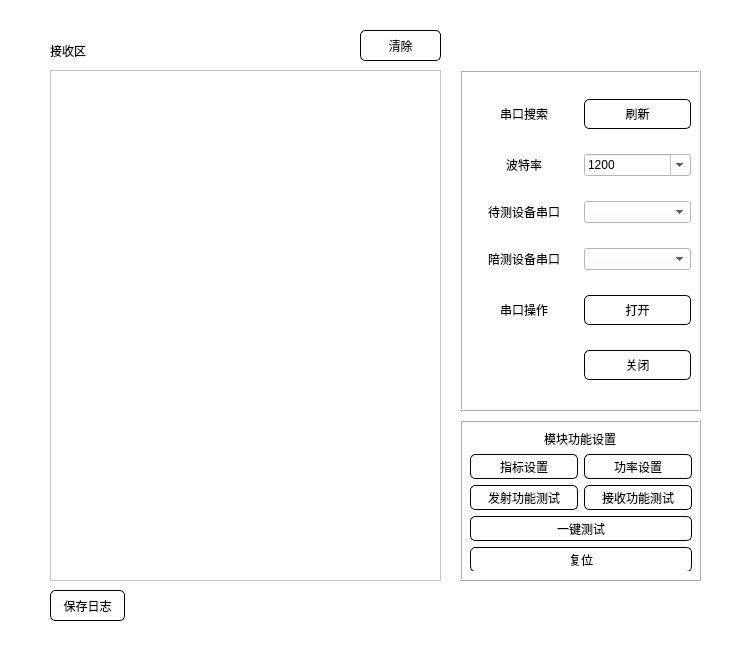
<?xml version="1.0" encoding="UTF-8"?>
<ui version="4.0">
 <class>ModelTestHelper</class>
 <widget class="QWidget" name="ModelTestHelper">
  <property name="windowModality">
   <enum>Qt::NonModal</enum>
  </property>
  <property name="geometry">
   <rect>
    <x>0</x>
    <y>0</y>
    <width>755</width>
    <height>652</height>
   </rect>
  </property>
  <property name="minimumSize">
   <size>
    <width>755</width>
    <height>652</height>
   </size>
  </property>
  <property name="maximumSize">
   <size>
    <width>755</width>
    <height>652</height>
   </size>
  </property>
  <property name="font">
   <font>
    <family>方正兰亭中黑_GBK</family>
    <pointsize>9</pointsize>
    <weight>50</weight>
    <italic>false</italic>
    <bold>false</bold>
   </font>
  </property>
  <property name="cursor">
   <cursorShape>ArrowCursor</cursorShape>
  </property>
  <property name="mouseTracking">
   <bool>false</bool>
  </property>
  <property name="windowTitle">
   <string>模组测试工具</string>
  </property>
  <property name="styleSheet">
   <string notr="true">color: rgb(0, 0, 0);
background-color: rgb(255, 255, 255);
font: 9pt &quot;方正兰亭中黑_GBK&quot;;
            </string>
  </property>
  <widget class="QLabel" name="label">
   <property name="geometry">
    <rect>
     <x>50</x>
     <y>40</y>
     <width>41</width>
     <height>21</height>
    </rect>
   </property>
   <property name="text">
    <string>接收区</string>
   </property>
  </widget>
  <widget class="QPushButton" name="ClearButton">
   <property name="geometry">
    <rect>
     <x>360</x>
     <y>30</y>
     <width>81</width>
     <height>31</height>
    </rect>
   </property>
   <property name="font">
    <font>
     <family>方正兰亭中黑_GBK</family>
     <pointsize>9</pointsize>
     <weight>50</weight>
     <italic>false</italic>
     <bold>false</bold>
    </font>
   </property>
   <property name="styleSheet">
    <string notr="true">QPushButton
        {
            border-style: outset;
            border-width: 1px;
            border-radius:5px; 
            min-width:2em;
            color:black; 
            padding: 5px;
        }

        QPushButton:hover{
        background-color: qlineargradient(spread:pad, x1:0.909,
        y1:0.864, x2:0.926, y2:0, stop:0.448864 rgba(255, 239, 88, 250)
        , stop:1 rgba(255, 255, 255, 255));
        }

        QPushButton:pressed
        {
            background-color: #1E90FF; /*伪状态经过时背景色*/
            border-style: inset;
        }
        QPushButton:!enabled{
            background-color: rgb(100, 100, 100);
            border-style: inset;
        }</string>
   </property>
   <property name="text">
    <string>清除</string>
   </property>
  </widget>
  <widget class="QTextEdit" name="TextEdit_Receive">
   <property name="geometry">
    <rect>
     <x>50</x>
     <y>70</y>
     <width>391</width>
     <height>511</height>
    </rect>
   </property>
   <property name="autoFillBackground">
    <bool>false</bool>
   </property>
   <property name="styleSheet">
    <string notr="true">background-color: rgb(255, 255, 255);
color: rgb(0, 0, 0);</string>
   </property>
   <property name="lineWidth">
    <number>1</number>
   </property>
   <property name="html">
    <string>&lt;!DOCTYPE HTML PUBLIC &quot;-//W3C//DTD HTML 4.0//EN&quot; &quot;http://www.w3.org/TR/REC-html40/strict.dtd&quot;&gt;
&lt;html&gt;&lt;head&gt;&lt;meta name=&quot;qrichtext&quot; content=&quot;1&quot; /&gt;&lt;style type=&quot;text/css&quot;&gt;
p, li { white-space: pre-wrap; }
&lt;/style&gt;&lt;/head&gt;&lt;body style=&quot; font-family:'方正兰亭中黑_GBK'; font-size:9pt; font-weight:400; font-style:normal;&quot;&gt;
&lt;p style=&quot;-qt-paragraph-type:empty; margin-top:0px; margin-bottom:0px; margin-left:0px; margin-right:0px; -qt-block-indent:0; text-indent:0px;&quot;&gt;&lt;br /&gt;&lt;/p&gt;&lt;/body&gt;&lt;/html&gt;</string>
   </property>
  </widget>
  <widget class="QPushButton" name="Button_Sava_Log">
   <property name="geometry">
    <rect>
     <x>50</x>
     <y>590</y>
     <width>75</width>
     <height>31</height>
    </rect>
   </property>
   <property name="styleSheet">
    <string notr="true">QPushButton
        {
            border-style: outset;
            border-width: 1px;
            border-radius:5px; 
            min-width:2em;
            color:black; 
            padding: 5px;
        }

        QPushButton:hover{
        background-color: qlineargradient(spread:pad, x1:0.909,
        y1:0.864, x2:0.926, y2:0, stop:0.448864 rgba(255, 239, 88, 250)
        , stop:1 rgba(255, 255, 255, 255));
        }

        QPushButton:pressed
        {
            background-color: #1E90FF; /*伪状态经过时背景色*/
            border-style: inset;
        }
        QPushButton:!enabled{
            background-color: rgb(100, 100, 100);
            border-style: inset;
        }</string>
   </property>
   <property name="text">
    <string>保存日志</string>
   </property>
  </widget>
  <widget class="QFrame" name="frame">
   <property name="geometry">
    <rect>
     <x>460</x>
     <y>70</y>
     <width>241</width>
     <height>341</height>
    </rect>
   </property>
   <property name="frameShape">
    <enum>QFrame::Box</enum>
   </property>
   <property name="frameShadow">
    <enum>QFrame::Raised</enum>
   </property>
   <property name="lineWidth">
    <number>1</number>
   </property>
   <property name="midLineWidth">
    <number>0</number>
   </property>
   <widget class="QWidget" name="gridLayoutWidget">
    <property name="geometry">
     <rect>
      <x>10</x>
      <y>10</y>
      <width>221</width>
      <height>321</height>
     </rect>
    </property>
    <layout class="QGridLayout" name="gridLayout">
     <item row="1" column="1">
      <widget class="QComboBox" name="Com_Baud_Combo">
       <property name="styleSheet">
        <string notr="true"/>
       </property>
       <property name="editable">
        <bool>true</bool>
       </property>
       <property name="currentText">
        <string>1200</string>
       </property>
       <property name="duplicatesEnabled">
        <bool>false</bool>
       </property>
       <property name="modelColumn">
        <number>0</number>
       </property>
       <item>
        <property name="text">
         <string>1200</string>
        </property>
       </item>
       <item>
        <property name="text">
         <string>2400</string>
        </property>
       </item>
       <item>
        <property name="text">
         <string>4800</string>
        </property>
       </item>
       <item>
        <property name="text">
         <string>9600</string>
        </property>
       </item>
       <item>
        <property name="text">
         <string>14400</string>
        </property>
       </item>
       <item>
        <property name="text">
         <string>19200</string>
        </property>
       </item>
       <item>
        <property name="text">
         <string>38400</string>
        </property>
       </item>
       <item>
        <property name="text">
         <string>43000</string>
        </property>
       </item>
       <item>
        <property name="text">
         <string>57600</string>
        </property>
       </item>
       <item>
        <property name="text">
         <string>76800</string>
        </property>
       </item>
       <item>
        <property name="text">
         <string>115200</string>
        </property>
       </item>
       <item>
        <property name="text">
         <string>128000</string>
        </property>
       </item>
       <item>
        <property name="text">
         <string>230400</string>
        </property>
       </item>
       <item>
        <property name="text">
         <string>256000</string>
        </property>
       </item>
       <item>
        <property name="text">
         <string>460800</string>
        </property>
       </item>
       <item>
        <property name="text">
         <string>921600</string>
        </property>
       </item>
       <item>
        <property name="text">
         <string>1382400</string>
        </property>
       </item>
      </widget>
     </item>
     <item row="3" column="1">
      <widget class="QComboBox" name="Com_Test_Combo_2"/>
     </item>
     <item row="1" column="0">
      <widget class="QLabel" name="Com_Baud_Label">
       <property name="text">
        <string>波特率</string>
       </property>
       <property name="alignment">
        <set>Qt::AlignCenter</set>
       </property>
      </widget>
     </item>
     <item row="4" column="1">
      <widget class="QPushButton" name="Com_Open_Button">
       <property name="styleSheet">
        <string notr="true">QPushButton
        {
            border-style: outset;
            border-width: 1px;
            border-radius:5px; 
            min-width:2em;
            color:black; 
            padding: 5px;
        }

        QPushButton:hover{
        background-color: qlineargradient(spread:pad, x1:0.909,
        y1:0.864, x2:0.926, y2:0, stop:0.448864 rgba(255, 239, 88, 250)
        , stop:1 rgba(255, 255, 255, 255));
        }

        QPushButton:pressed
        {
            background-color: #1E90FF; /*伪状态经过时背景色*/
            border-style: inset;
        }
        QPushButton:!enabled{
            background-color: rgb(100, 100, 100);
            border-style: inset;
        }</string>
       </property>
       <property name="text">
        <string>打开</string>
       </property>
      </widget>
     </item>
     <item row="4" column="0">
      <widget class="QLabel" name="Com_State_Label">
       <property name="text">
        <string>串口操作</string>
       </property>
       <property name="alignment">
        <set>Qt::AlignCenter</set>
       </property>
      </widget>
     </item>
     <item row="5" column="1">
      <widget class="QPushButton" name="Com_Close_Button">
       <property name="styleSheet">
        <string notr="true">QPushButton
        {
            border-style: outset;
            border-width: 1px;
            border-radius:5px; 
            min-width:2em;
            color:black; 
            padding: 5px;
        }

        QPushButton:hover{
        background-color: qlineargradient(spread:pad, x1:0.909,
        y1:0.864, x2:0.926, y2:0, stop:0.448864 rgba(255, 239, 88, 250)
        , stop:1 rgba(255, 255, 255, 255));
        }

        QPushButton:pressed
        {
            background-color: #1E90FF; /*伪状态经过时背景色*/
            border-style: inset;
        }
        QPushButton:!enabled{
            background-color: rgb(100, 100, 100);
            border-style: inset;
        }</string>
       </property>
       <property name="text">
        <string>关闭</string>
       </property>
       <property name="default">
        <bool>false</bool>
       </property>
      </widget>
     </item>
     <item row="3" column="0">
      <widget class="QLabel" name="Com_Test_Label_2">
       <property name="text">
        <string>陪测设备串口</string>
       </property>
       <property name="alignment">
        <set>Qt::AlignCenter</set>
       </property>
      </widget>
     </item>
     <item row="2" column="0">
      <widget class="QLabel" name="Com_Test_Label">
       <property name="text">
        <string>待测设备串口</string>
       </property>
       <property name="alignment">
        <set>Qt::AlignCenter</set>
       </property>
      </widget>
     </item>
     <item row="5" column="0">
      <widget class="QLabel" name="Com_isOpenOrNot_Label">
       <property name="text">
        <string/>
       </property>
       <property name="alignment">
        <set>Qt::AlignCenter</set>
       </property>
      </widget>
     </item>
     <item row="0" column="1">
      <widget class="QPushButton" name="Com_Refresh_Button">
       <property name="styleSheet">
        <string notr="true">QPushButton
        {
            border-style: outset;
            border-width: 1px;
            border-radius:5px; 
            min-width:2em;
            color:black; 
            padding: 5px;
        }

        QPushButton:hover{
        background-color: qlineargradient(spread:pad, x1:0.909,
        y1:0.864, x2:0.926, y2:0, stop:0.448864 rgba(255, 239, 88, 250)
        , stop:1 rgba(255, 255, 255, 255));
        }

        QPushButton:pressed
        {
            background-color: #1E90FF; /*伪状态经过时背景色*/
            border-style: inset;
        }
        QPushButton:!enabled{
            background-color: rgb(100, 100, 100);
            border-style: inset;
        }</string>
       </property>
       <property name="text">
        <string>刷新</string>
       </property>
      </widget>
     </item>
     <item row="2" column="1">
      <widget class="QComboBox" name="Com_Test_Combo"/>
     </item>
     <item row="0" column="0">
      <widget class="QLabel" name="Com_Refresh_Label">
       <property name="text">
        <string>串口搜索</string>
       </property>
       <property name="alignment">
        <set>Qt::AlignCenter</set>
       </property>
      </widget>
     </item>
    </layout>
   </widget>
  </widget>
  <widget class="QFrame" name="frame_2">
   <property name="geometry">
    <rect>
     <x>460</x>
     <y>420</y>
     <width>241</width>
     <height>161</height>
    </rect>
   </property>
   <property name="frameShape">
    <enum>QFrame::Box</enum>
   </property>
   <property name="frameShadow">
    <enum>QFrame::Raised</enum>
   </property>
   <property name="lineWidth">
    <number>1</number>
   </property>
   <property name="midLineWidth">
    <number>0</number>
   </property>
   <widget class="QWidget" name="gridLayoutWidget_2">
    <property name="geometry">
     <rect>
      <x>10</x>
      <y>10</y>
      <width>222</width>
      <height>141</height>
     </rect>
    </property>
    <layout class="QGridLayout" name="gridLayout_2">
     <item row="4" column="0">
      <widget class="QPushButton" name="Com_TX_Set_Button">
       <property name="styleSheet">
        <string notr="true">QPushButton
        {
            border-style: outset;
            border-width: 1px;
            border-radius:5px; 
            min-width:2em;
            color:black; 
            padding: 5px;
        }

        QPushButton:hover{
        background-color: qlineargradient(spread:pad, x1:0.909,
        y1:0.864, x2:0.926, y2:0, stop:0.448864 rgba(255, 239, 88, 250)
        , stop:1 rgba(255, 255, 255, 255));
        }

        QPushButton:pressed
        {
            background-color: #1E90FF; /*伪状态经过时背景色*/
            border-style: inset;
        }
        QPushButton:!enabled{
            background-color: rgb(100, 100, 100);
            border-style: inset;
        }</string>
       </property>
       <property name="text">
        <string>发射功能测试</string>
       </property>
      </widget>
     </item>
     <item row="4" column="1">
      <widget class="QPushButton" name="Com_RX_Set_Button">
       <property name="styleSheet">
        <string notr="true">QPushButton
        {
            border-style: outset;
            border-width: 1px;
            border-radius:5px; 
            min-width:2em;
            color:black; 
            padding: 5px;
        }

        QPushButton:hover{
        background-color: qlineargradient(spread:pad, x1:0.909,
        y1:0.864, x2:0.926, y2:0, stop:0.448864 rgba(255, 239, 88, 250)
        , stop:1 rgba(255, 255, 255, 255));
        }

        QPushButton:pressed
        {
            background-color: #1E90FF; /*伪状态经过时背景色*/
            border-style: inset;
        }
        QPushButton:!enabled{
            background-color: rgb(100, 100, 100);
            border-style: inset;
        }</string>
       </property>
       <property name="text">
        <string>接收功能测试</string>
       </property>
      </widget>
     </item>
     <item row="6" column="0" colspan="2">
      <widget class="QPushButton" name="Com_Reset_Button">
       <property name="styleSheet">
        <string notr="true">QPushButton
        {
            border-style: outset;
            border-width: 1px;
            border-radius:5px; 
            min-width:2em;
            color:black; 
            padding: 5px;
        }

        QPushButton:hover{
        background-color: qlineargradient(spread:pad, x1:0.909,
        y1:0.864, x2:0.926, y2:0, stop:0.448864 rgba(255, 239, 88, 250)
        , stop:1 rgba(255, 255, 255, 255));
        }

        QPushButton:pressed
        {
            background-color: #1E90FF; /*伪状态经过时背景色*/
            border-style: inset;
        }
        QPushButton:!enabled{
            background-color: rgb(100, 100, 100);
            border-style: inset;
        }</string>
       </property>
       <property name="text">
        <string>复位</string>
       </property>
      </widget>
     </item>
     <item row="0" column="0" colspan="2">
      <widget class="QLabel" name="Com_Model_Set_Label">
       <property name="maximumSize">
        <size>
         <width>220</width>
         <height>40</height>
        </size>
       </property>
       <property name="font">
        <font>
         <family>方正兰亭中黑_GBK</family>
         <pointsize>9</pointsize>
         <weight>50</weight>
         <italic>false</italic>
         <bold>false</bold>
         <strikeout>false</strikeout>
        </font>
       </property>
       <property name="text">
        <string>模块功能设置</string>
       </property>
       <property name="alignment">
        <set>Qt::AlignCenter</set>
       </property>
      </widget>
     </item>
     <item row="5" column="0" colspan="2">
      <widget class="QPushButton" name="OneKey_Button">
       <property name="styleSheet">
        <string notr="true">QPushButton
        {
            border-style: outset;
            border-width: 1px;
            border-radius:5px; 
            min-width:2em;
            color:black; 
            padding: 5px;
        }

        QPushButton:hover{
        background-color: qlineargradient(spread:pad, x1:0.909,
        y1:0.864, x2:0.926, y2:0, stop:0.448864 rgba(255, 239, 88, 250)
        , stop:1 rgba(255, 255, 255, 255));
        }

        QPushButton:pressed
        {
            background-color: #1E90FF; /*伪状态经过时背景色*/
            border-style: inset;
        }
        QPushButton:!enabled{
            background-color: rgb(100, 100, 100);
            border-style: inset;
        }</string>
       </property>
       <property name="text">
        <string>一键测试</string>
       </property>
      </widget>
     </item>
     <item row="1" column="0">
      <widget class="QPushButton" name="Button_Param_Setting">
       <property name="styleSheet">
        <string notr="true">QPushButton
        {
            border-style: outset;
            border-width: 1px;
            border-radius:5px; 
            min-width:2em;
            color:black; 
            padding: 5px;
        }

        QPushButton:hover{
        background-color: qlineargradient(spread:pad, x1:0.909,
        y1:0.864, x2:0.926, y2:0, stop:0.448864 rgba(255, 239, 88, 250)
        , stop:1 rgba(255, 255, 255, 255));
        }

        QPushButton:pressed
        {
            background-color: #1E90FF; /*伪状态经过时背景色*/
            border-style: inset;
        }
        QPushButton:!enabled{
            background-color: rgb(100, 100, 100);
            border-style: inset;
        }</string>
       </property>
       <property name="text">
        <string>指标设置</string>
       </property>
      </widget>
     </item>
     <item row="1" column="1">
      <widget class="QPushButton" name="Button_Param_Setting_2">
       <property name="styleSheet">
        <string notr="true">QPushButton
        {
            border-style: outset;
            border-width: 1px;
            border-radius:5px; 
            min-width:2em;
            color:black; 
            padding: 5px;
        }

        QPushButton:hover{
        background-color: qlineargradient(spread:pad, x1:0.909,
        y1:0.864, x2:0.926, y2:0, stop:0.448864 rgba(255, 239, 88, 250)
        , stop:1 rgba(255, 255, 255, 255));
        }

        QPushButton:pressed
        {
            background-color: #1E90FF; /*伪状态经过时背景色*/
            border-style: inset;
        }
        QPushButton:!enabled{
            background-color: rgb(100, 100, 100);
            border-style: inset;
        }</string>
       </property>
       <property name="text">
        <string>功率设置</string>
       </property>
      </widget>
     </item>
    </layout>
   </widget>
  </widget>
 </widget>
 <resources/>
 <connections>
  <connection>
   <sender>ClearButton</sender>
   <signal>clicked()</signal>
   <receiver>TextEdit_Receive</receiver>
   <slot>clear()</slot>
   <hints>
    <hint type="sourcelabel">
     <x>367</x>
     <y>51</y>
    </hint>
    <hint type="destinationlabel">
     <x>368</x>
     <y>79</y>
    </hint>
   </hints>
  </connection>
 </connections>
</ui>
